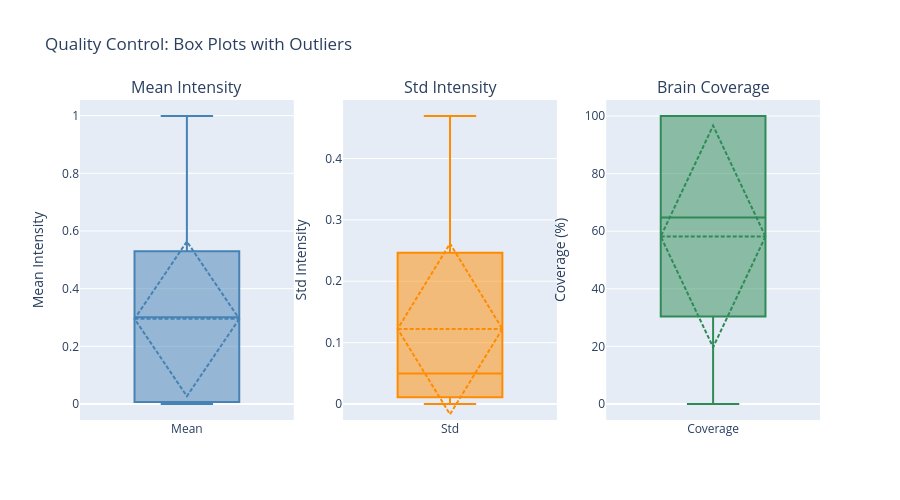

Notebook code cell kept with this figure:
### Markdown cell above
## 7. Quality Control and Outlier Detection

Statistical quality control to identify potential issues in preprocessing.

### Code cell
# Quality control analysis
if PATCHES_DIR.exists() and len(patch_files) > 0:
    print("=" * 100)
    print("QUALITY CONTROL ANALYSIS")
    print("=" * 100)
    
    # Load statistics from sample
    stats_df = patch_stats_df.copy()
    
    # Outlier detection using IQR method
    def detect_outliers_iqr(data, column):
        Q1 = data[column].quantile(0.25)
        Q3 = data[column].quantile(0.75)
        IQR = Q3 - Q1
        lower = Q1 - 1.5 * IQR
        upper = Q3 + 1.5 * IQR
        return data[(data[column] < lower) | (data[column] > upper)]
    
    # Check each metric
    metrics = ['mean', 'std', 'nonzero_ratio']
    outlier_summary = {}
    
    for metric in metrics:
        outliers = detect_outliers_iqr(stats_df, metric)
        outlier_summary[metric] = len(outliers)
        print(f"\n{metric.upper()} Outliers: {len(outliers)}/{len(stats_df)} ({len(outliers)/len(stats_df)*100:.2f}%)")
        if len(outliers) > 0:
            print(f"  Range: [{outliers[metric].min():.3f}, {outliers[metric].max():.3f}]")
    
    # Box plots for outlier visualization
    fig = make_subplots(
        rows=1, cols=3,
        subplot_titles=('Mean Intensity', 'Std Intensity', 'Brain Coverage')
    )
    
    fig.add_trace(go.Box(y=stats_df['mean'], name='Mean', marker_color='steelblue',
                        boxmean='sd'), row=1, col=1)
    fig.add_trace(go.Box(y=stats_df['std'], name='Std', marker_color='darkorange',
                        boxmean='sd'), row=1, col=2)
    fig.add_trace(go.Box(y=stats_df['nonzero_ratio']*100, name='Coverage', marker_color='seagreen',
                        boxmean='sd'), row=1, col=3)
    
    fig.update_yaxes(title_text="Mean Intensity", row=1, col=1)
    fig.update_yaxes(title_text="Std Intensity", row=1, col=2)
    fig.update_yaxes(title_text="Coverage (%)", row=1, col=3)
    
    fig.update_layout(height=500, showlegend=False, 
                     title_text="Quality Control: Box Plots with Outliers")
    fig.show()
    
    # Summary statistics
    print("\n" + "-" * 100)
    print("SUMMARY STATISTICS")
    print("-" * 100)
    print(stats_df[['mean', 'std', 'nonzero_ratio']].describe())
    
    # Quality flags
    print("\n" + "-" * 100)
    print("QUALITY FLAGS")
    print("-" * 100)
    
    low_coverage = stats_df[stats_df['nonzero_ratio'] < 0.5]
    print(f"Low brain coverage (<50%): {len(low_coverage)} patches")
    
    extreme_intensity = stats_df[(stats_df['mean'] < -50) | (stats_df['mean'] > 200)]
    print(f"Extreme intensity values: {len(extreme_intensity)} patches")
    
    low_variance = stats_df[stats_df['std'] < 10]
    print(f"Low variance (<10): {len(low_variance)} patches")
    
    total_flagged = len(set(low_coverage.index) | set(extreme_intensity.index) | set(low_variance.index))
    print(f"\nTotal patches flagged: {total_flagged}/{len(stats_df)} ({total_flagged/len(stats_df)*100:.2f}%)")
    print(f"Quality pass rate: {(1 - total_flagged/len(stats_df))*100:.2f}%")

### Figure 1 — Plotly figure (JSON) as saved in the notebook; plotly's stock layout.template omitted (floating-point values rounded to 4 significant figures)
{"data": [{"boxmean": "sd", "marker": {"color": "steelblue"}, "name": "Mean", "type": "box", "xaxis": "x", "y": [0.0, 0.5079, 0.6049, 0.1855, 0.5297, 0.3903, 0.4491, 0.2504, 0.008982, 0.008667, 0.6889, 0.5739, 0.0, 0.01082, 0.3766, 0.07672, 0.08059, 0.5238, 0.05902, 0.5502, 0.0, 0.5902, 0.455, 0.5103, 0.3738, 0.5277, 0.0, 0.0, 0.1205, 0.5732, 0.0, 0.5351, 0.09315, 0.1049, 0.2266, 0.6593, 0.05752, 0.000606, 0.1558, 0.0, 0.5941, 0.02007, 0.3556, 0.9302, 0.0, 0.302, 0.5522, 0.5413, 0.9987, 0.0, 0.5325, 0.2322, 0.3496, 0.003205, 0.001295, 0.005895, 0.0, 0.0, 0.299, 0.0, 0.4115, 0.007148, 0.5714, 0.001154, 0.9495, 0.0, 0.03089, 0.5216, 0.7401, 0.01311, 0.6064, 0.4925, 0.7035, 0.4806, 0.0, 0.1961, 0.6214, 0.6423, 0.549, 0.3073, 0.0, 0.5159, 0.007716, 0.0, 0.07642, 0.3552, 0.424, 0.5362, 0.5388, 0.004081, 0.0, 0.4447, 0.5289, 0.2882, 0.3581, 0.1803, 0.3244, 0.0, 0.5227, 0.0], "yaxis": "y"}, {"boxmean": "sd", "marker": {"color": "darkorange"}, "name": "Std", "type": "box", "xaxis": "x2", "y": [0.0, 0.2014, 0.05345, 0.2822, 0.01982, 0.287, 0.2748, 0.3142, 0.01634, 0.03816, 0.09865, 0.03892, 0.0, 0.01864, 0.3452, 0.1458, 0.1375, 0.01461, 0.1059, 0.02236, 0.0, 0.0295, 0.3112, 0.01098, 0.2521, 0.01936, 0.0, 0.0, 0.134, 0.05603, 0.0, 0.04595, 0.1314, 0.1402, 0.2936, 0.1302, 0.1272, 0.004615, 0.2316, 0.0, 0.4693, 0.07159, 0.3758, 0.1507, 0.0, 0.3652, 0.03032, 0.03125, 0.01879, 0.0, 0.02002, 0.3418, 0.3812, 0.02315, 0.01139, 0.03176, 0.0, 0.0, 0.2697, 0.0, 0.376, 0.008588, 0.04313, 0.01098, 0.1048, 0.0, 0.06426, 0.01091, 0.09703, 0.009564, 0.09703, 0.1885, 0.08796, 0.2871, 0.0, 0.3044, 0.1413, 0.057, 0.03507, 0.4566, 0.0, 0.2544, 0.01389, 0.0, 0.1213, 0.2882, 0.4592, 0.01994, 0.02918, 0.006592, 0.0, 0.4527, 0.01608, 0.3808, 0.3524, 0.2727, 0.241, 0.0, 0.02197, 0.0], "yaxis": "y2"}, {"boxmean": "sd", "marker": {"color": "seagreen"}, "name": "Coverage", "type": "box", "xaxis": "x3", "y": [0.0, 99.94, 100.0, 68.7, 100.0, 65.62, 80.9, 39.06, 50.04, 63.69, 100.0, 100.0, 0.0, 77.6, 56.25, 69.99, 80.67, 100.0, 59.88, 100.0, 0.0, 100.0, 68.75, 100.0, 68.75, 100.0, 0.0, 0.0, 92.48, 100.0, 0.0, 100.0, 75.84, 87.65, 37.5, 100.0, 65.03, 4.504, 31.15, 0.0, 62.5, 35.99, 48.44, 100.0, 0.0, 42.19, 100.0, 100.0, 100.0, 0.0, 100.0, 60.82, 46.88, 2.271, 2.553, 3.841, 0.0, 0.0, 56.25, 0.0, 57.81, 72.15, 100.0, 3.836, 100.0, 0.0, 54.36, 100.0, 100.0, 68.67, 100.0, 87.5, 100.0, 83.86, 0.0, 29.69, 100.0, 100.0, 100.0, 31.25, 0.0, 96.01, 63.57, 0.0, 79.34, 67.83, 46.88, 100.0, 100.0, 31.91, 0.0, 50.0, 100.0, 37.5, 53.12, 31.64, 64.45, 0.0, 100.0, 0.0], "yaxis": "y3"}], "layout": {"annotations": [{"font": {"size": 16}, "showarrow": false, "text": "Mean Intensity", "x": 0.1444, "xanchor": "center", "xref": "paper", "y": 1.0, "yanchor": "bottom", "yref": "paper"}, {"font": {"size": 16}, "showarrow": false, "text": "Std Intensity", "x": 0.5, "xanchor": "center", "xref": "paper", "y": 1.0, "yanchor": "bottom", "yref": "paper"}, {"font": {"size": 16}, "showarrow": false, "text": "Brain Coverage", "x": 0.8556, "xanchor": "center", "xref": "paper", "y": 1.0, "yanchor": "bottom", "yref": "paper"}], "height": 500, "showlegend": false, "title": {"text": "Quality Control: Box Plots with Outliers"}, "xaxis": {"anchor": "y", "domain": [0.0, 0.2889]}, "xaxis2": {"anchor": "y2", "domain": [0.3556, 0.6444]}, "xaxis3": {"anchor": "y3", "domain": [0.7111, 1.0]}, "yaxis": {"anchor": "x", "domain": [0.0, 1.0], "title": {"text": "Mean Intensity"}}, "yaxis2": {"anchor": "x2", "domain": [0.0, 1.0], "title": {"text": "Std Intensity"}}, "yaxis3": {"anchor": "x3", "domain": [0.0, 1.0], "title": {"text": "Coverage (%)"}}}}
